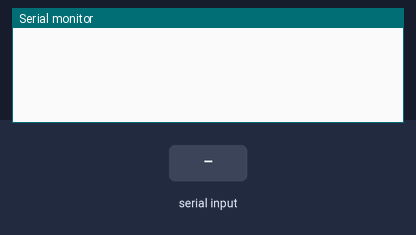
Simulated run of this sketch. Board: Arduino Uno, built with avr-gcc and run on an emulated ATmega328P. Shown: the last lines printed to the serial monitor. The test bench sets the inputs (shaded band).

Above: at 1.2 s.
1.3 s: "90,45\n" received over Serial
At 2.2 s:
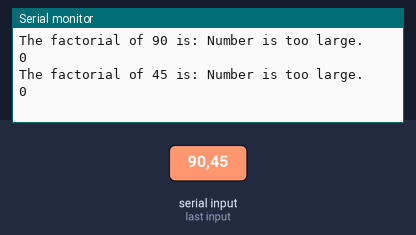
2.8 s: "30,150\n" received over Serial
At 4.4 s:
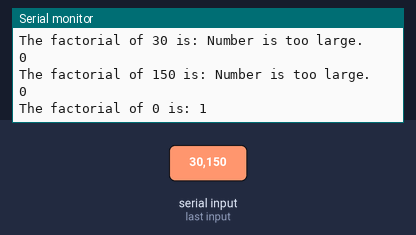
Timing chart, 0 to 5.9 s (numbered marks = the images above; inputs shaded):
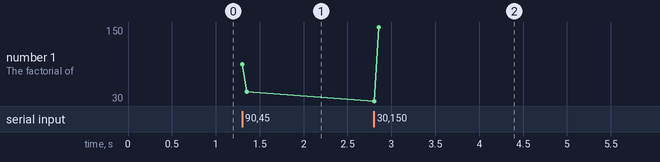

The sketch:

M04A04.ino
```cpp
unsigned long factorial(int);

void setup() {
  Serial.begin(9600);
}

void loop() {
  while (Serial.available()) {
    int input = Serial.parseInt();
    Serial.print("The factorial of ");
    Serial.print(input);
    Serial.print(" is: ");
    Serial.println(factorial(input));
  }
}

unsigned long factorial(int n) {
  if (n < 2)
    return 1;
  if (n > 13) {
    Serial.println("Number is too large.");
    return 0;
  }
  unsigned long result = 1;
  for (int i = 2; i <= n; ++i)
    result *= i;
  return result;
}
```

Measured:
- after the input at 1.3 s, the serial monitor: prints a new line at once (image 1)
- after the input at 2.8 s, the serial monitor: prints a new line at once (image 2)
- plotted number 1: 45 → 150 after the input at 2.8 s
